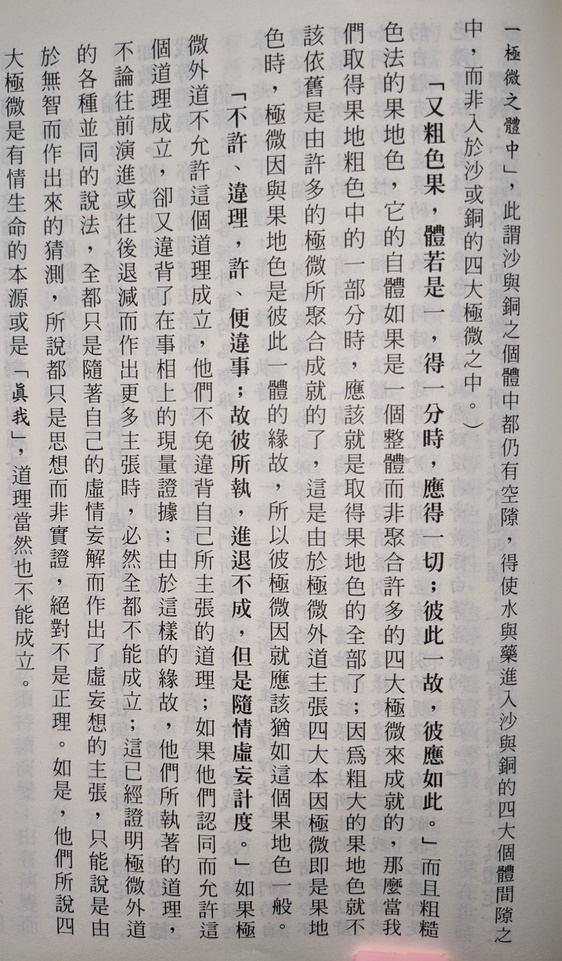
#> input picture Concepts/Tesseract/1000004849.jpg, 562 x 961 px, shrunk from 2268 x 3874 before the run
$ python main.py
#> lines starting #> are read from the running program, lines starting #| are printed output that depends on the picture; after the words box and inside, x2 and y2 are one past the last pixel; in counts of white or black regions, pixels touching at a corner belong together
#> in main, image is the input picture: shape (961, 562, 3); mean B, G, R 167.5, 170.2, 175.6
import cv2
import numpy as np
import pytesseract
import pandas as pd
import os
from typing import Tuple

# === Configuration ===
TESSERACT_CMD = r'C:\Program Files\Tesseract-OCR\tesseract.exe'
INPUT_IMAGE_PATH = '1000004849.jpg'
PSM_MODE = 5  # Assume single vertical text line
LANG = "chi_tra_vert"
MIN_CONTOUR_AREA = 30
OUTPUT_TEXT_SUFFIX = "_output.txt"
DEBUG_IMAGE_NAME = "debug_output.jpg"

# Set up Tesseract path
pytesseract.pytesseract.tesseract_cmd = TESSERACT_CMD


def adjust_brightness_contrast(image: np.ndarray, alpha: float, beta: int) -> np.ndarray:
    """Adjusts brightness and contrast."""
#> called with alpha = 0.5, beta = 40
    return cv2.addWeighted(image, alpha, image, 0, beta)
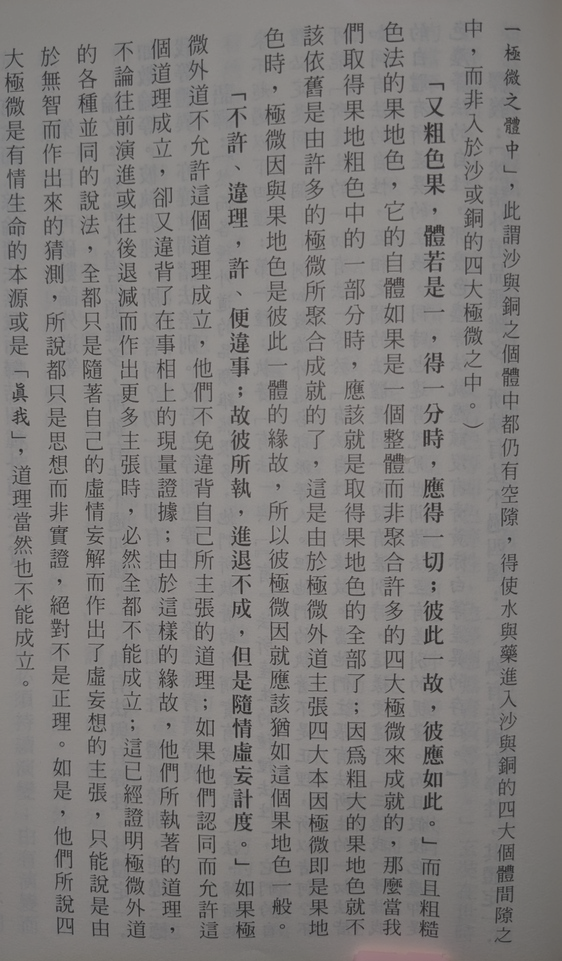
#> returned value: shape (961, 562, 3); mean of channels 0, 1, 2 123.7, 125.1, 127.8; drawn as B, G, R


def preprocess_image(image: np.ndarray) -> np.ndarray:
    """Performs preprocessing including grayscale conversion, thresholding, denoising, and contour cleaning."""
    adjusted = adjust_brightness_contrast(image, alpha=0.5, beta=40)
    gray = cv2.cvtColor(adjusted, cv2.COLOR_BGR2GRAY)

    thresh = cv2.adaptiveThreshold(gray, 255, cv2.ADAPTIVE_THRESH_GAUSSIAN_C,
                                   cv2.THRESH_BINARY, 15, 10)
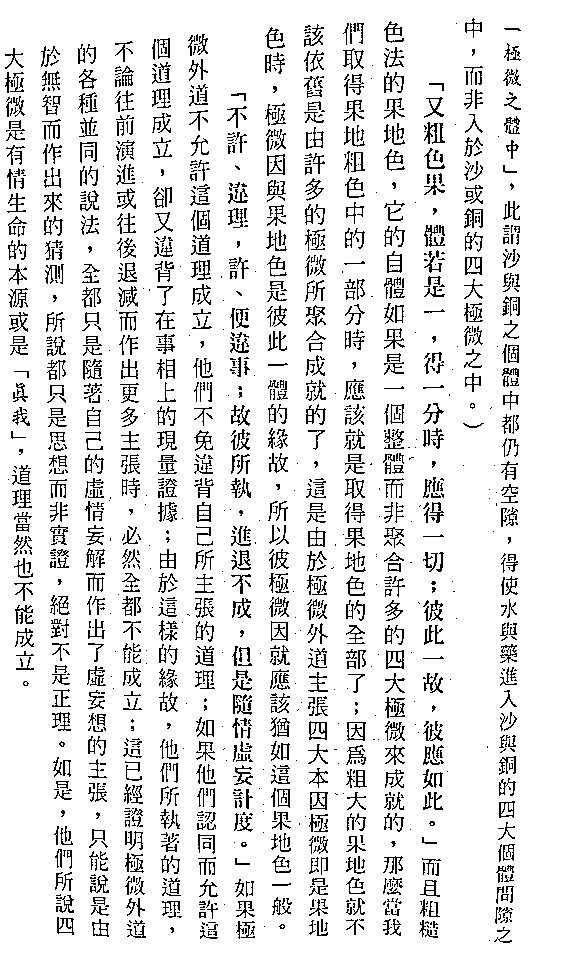
#> thresh: shape (961, 562); 89.2% white; black in thin lines or dots, all inside (x1, y1, x2, y2) = (5, 18, 521, 943)

    kernel = np.ones((2, 2), np.uint8)
    opened = cv2.morphologyEx(thresh, cv2.MORPH_OPEN, kernel, iterations=1)
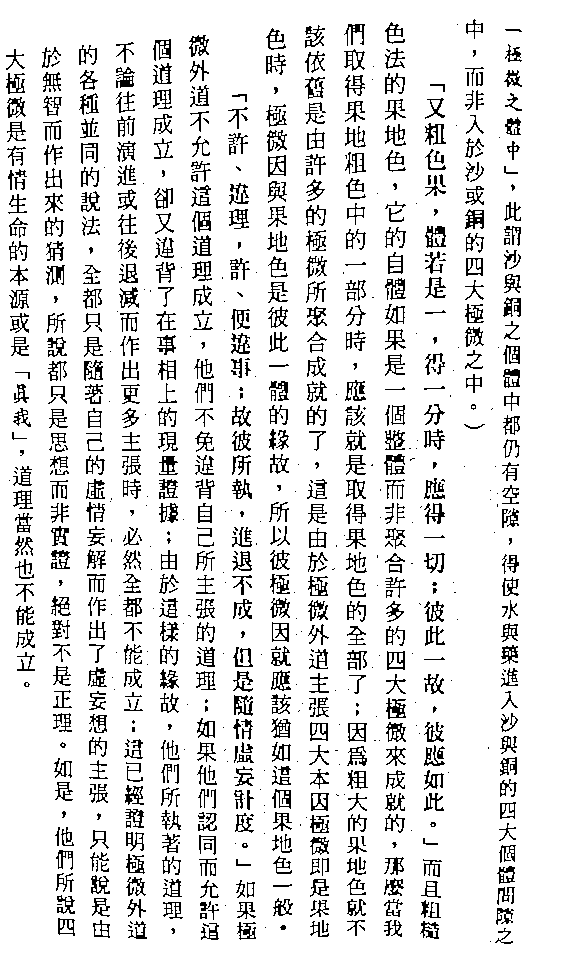
#> opened: shape (961, 562); 88.3% white; black in thin lines or dots, all inside (x1, y1, x2, y2) = (6, 19, 522, 944)
    blurred = cv2.medianBlur(opened, 3)
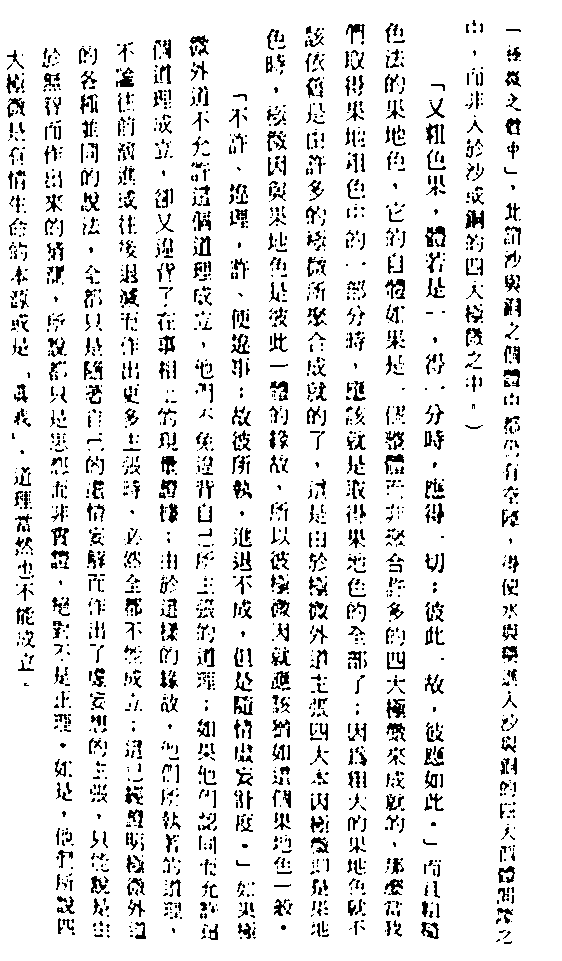
#> blurred: shape (961, 562); 90.1% white; black in thin lines or dots, all inside (x1, y1, x2, y2) = (6, 20, 521, 944)

    # Remove small contours
    contours, _ = cv2.findContours(blurred, cv2.RETR_EXTERNAL, cv2.CHAIN_APPROX_SIMPLE)
#> contours = [[[0, 0], [0, 960], [561, 960], [561, 0]]]
    mask = np.full(blurred.shape, 255, dtype=np.uint8)
    for cnt in contours:
        if cv2.contourArea(cnt) < MIN_CONTOUR_AREA:
            cv2.drawContours(mask, [cnt], -1, 0, -1)
#> this loop made 1 pass
#> cnt on pass 1: [[0, 0], [0, 960], [561, 960], [561, 0]]
#> mask: shape (961, 562); every value is 255

    return cv2.bitwise_and(blurred, mask)


def extract_text_and_boxes(image: np.ndarray) -> Tuple[str, pd.DataFrame]:
    """Runs OCR to extract text and bounding box data."""
    config = f"--psm {PSM_MODE} -l {LANG}"
    data = pytesseract.image_to_data(image, config=config, output_type=pytesseract.Output.DATAFRAME)
    text = pytesseract.image_to_string(image, config=config)
    return text, data


def draw_bounding_boxes(image: np.ndarray, ocr_data: pd.DataFrame) -> np.ndarray:
    """Draws bounding boxes around detected text."""
    for _, row in ocr_data.iterrows():
        if pd.notna(row['text']):
            x, y, w, h = row['left'], row['top'], row['width'], row['height']
            cv2.rectangle(image, (x, y), (x + w, y + h), (0, 255, 0), 2)
    return image


def main():
    filename = os.path.splitext(os.path.basename(INPUT_IMAGE_PATH))[0]
    image = cv2.imread(INPUT_IMAGE_PATH)
    if image is None:
        raise FileNotFoundError(f"Image not found: {INPUT_IMAGE_PATH}")

    processed = preprocess_image(image)
    text, data = extract_text_and_boxes(processed)

    debug_image = draw_bounding_boxes(processed.copy(), data)
    cv2.imwrite(DEBUG_IMAGE_NAME, debug_image)

    with open(f"{filename}{OUTPUT_TEXT_SUFFIX}", "w", encoding="utf-8") as f:
        f.write(text)


if __name__ == "__main__":
    main()
#> (the call stopped at in extract_text_and_boxes, `data = pytesseract.image_to_data(image, config=config, output_type=pyt..`: pytesseract is not available in this run)
